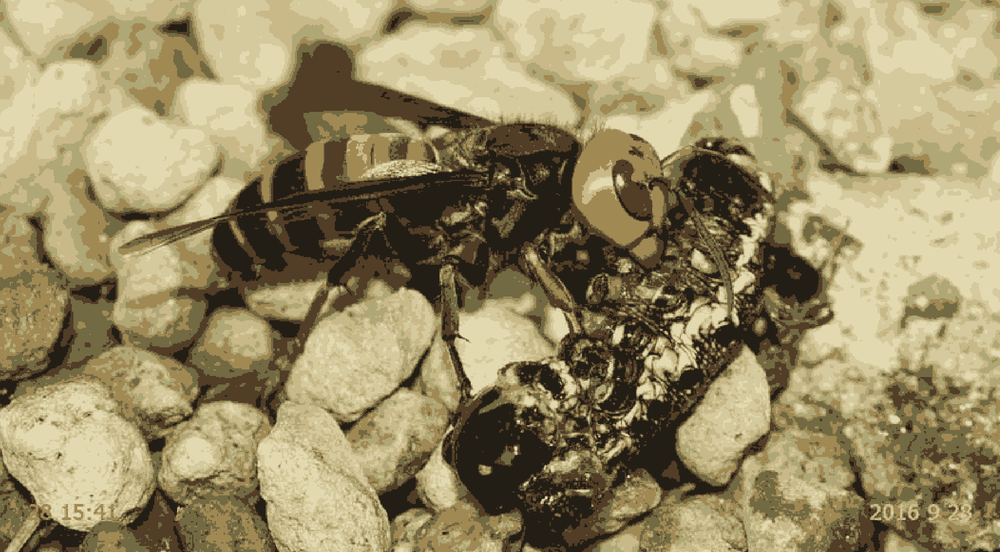
#> input picture Pincette/img_file/8bit.png, 1000 x 552 px, shrunk from 1852 x 1022 before the run
$ python pincette.py
#> lines starting #> are read from the running program, lines starting #| are printed output that depends on the picture; after the words box and inside, x2 and y2 are one past the last pixel; in counts of white or black regions, pixels touching at a corner belong together
import cv2
import os


# src = cv2.imread('123.png')
src = cv2.imread('img_file/8bit.png')
#> src is the input picture: shape (552, 1000, 3); mean B, G, R 102, 140.8, 153.8


if src is None:
    print('Image load failed!')
    #sys.exit()

src_hsv = cv2.cvtColor(src, cv2.COLOR_BGR2HSV)
#> src_hsv: shape (552, 1000, 3); mean H, S, V 22.1, 93.7, 153.8

# dst1 = cv2.inRange(src, (0, 128, 0), (100, 255, 100))
# dst2 = cv2.inRange(src_hsv, (50, 150, 0), (80, 255, 255))


# dst1 = cv2.inRange(src, (75.6, 144.9, 123.3), (92.4, 177.1, 150.7)) # BLUE, RED, GREEN
dst1 = cv2.inRange(src, (0, 0, 0), (92.4, 177.1, 150.7)) # BLUE, RED, GREEN
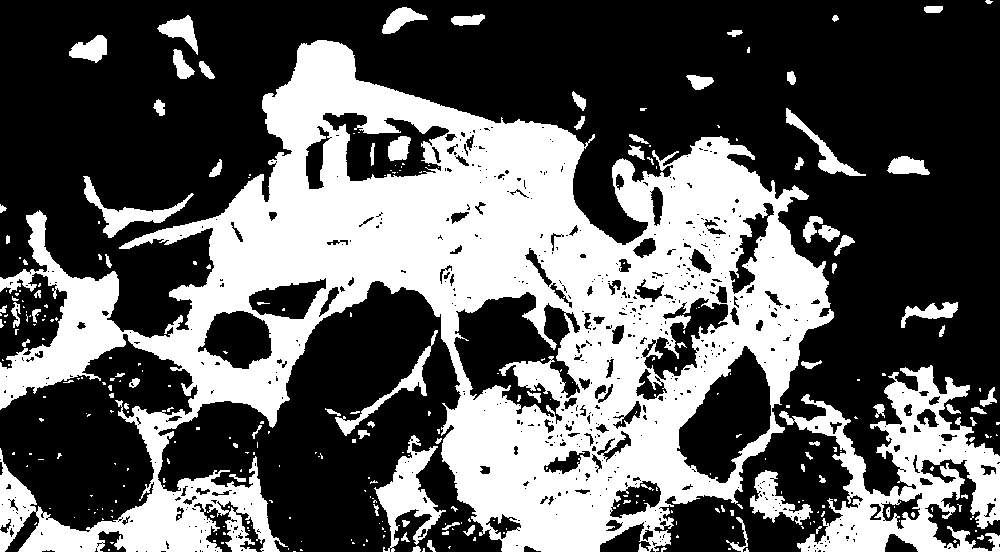
#> dst1: shape (552, 1000); 37.2% white; 312 white regions (224 under 20 px), largest, box (x1, y1, x2, y2) and area: (0, 40, 834, 552) 170480, (779, 365, 1000, 552) 16761, (374, 435, 446, 552) 2951
dst2 = cv2.inRange(src_hsv, (28, 150, 0), (34, 255, 255))
#> dst2: shape (552, 1000); every value is 0


img_result = cv2.bitwise_and(src, src, mask = dst1)
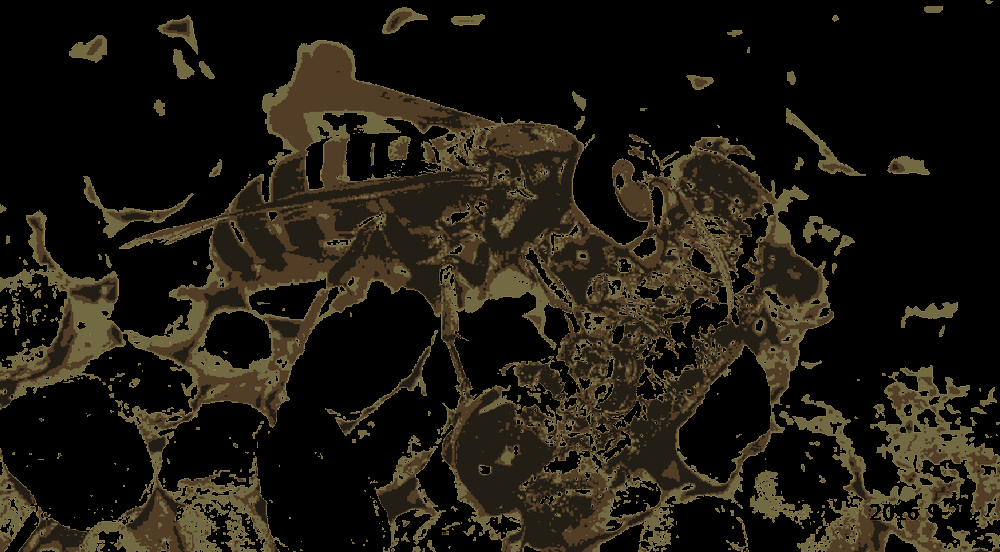
#> img_result: shape (552, 1000, 3); mean B, G, R 16.3, 25.6, 30
cv2.imshow('img_color', img_result)


cv2.imshow('src', src)
cv2.imshow('dst1', dst1)
cv2.imshow('dst2', dst2)
cv2.waitKey()

cv2.destroyAllWindows()
